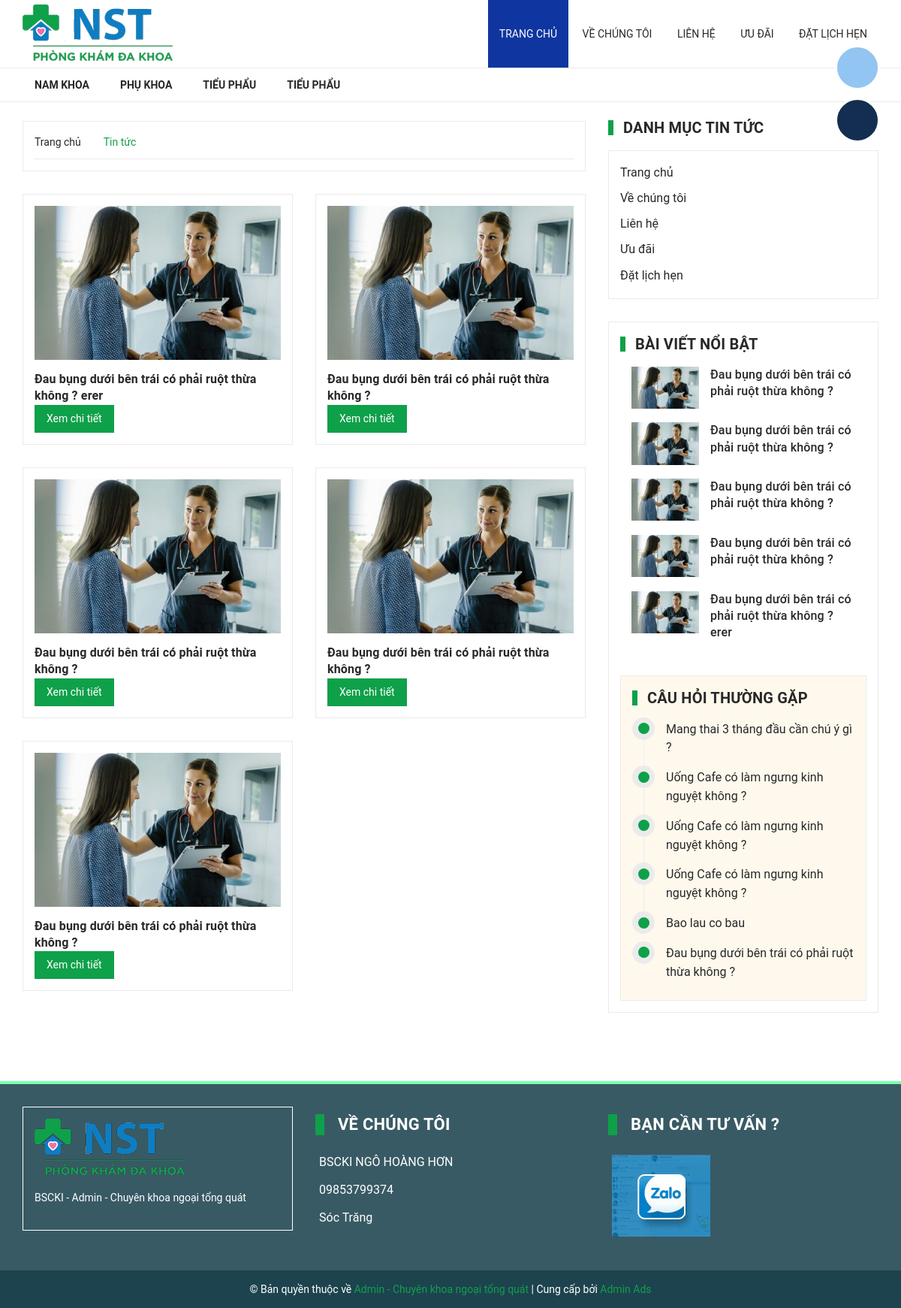
Page /index.php/welcome/news on the committed database.
### tables this page shows
CREATE TABLE IF NOT EXISTS `tbl_menu` (
  `id` int(10) NOT NULL AUTO_INCREMENT,
  `title` varchar(100) NOT NULL,
  `parent` int(10) NOT NULL,
  `level` int(10) NOT NULL,
  PRIMARY KEY (`id`)
);

CREATE TABLE IF NOT EXISTS `tbl_news` (
  `id` int(10) NOT NULL AUTO_INCREMENT,
  `title` varchar(300) NOT NULL,
  `img` varchar(300) NOT NULL,
  `content` text NOT NULL,
  `date` varchar(50) NOT NULL,
  `view` int(10) NOT NULL,
  PRIMARY KEY (`id`)
);

CREATE TABLE IF NOT EXISTS `tbl_quession` (
  `id` int(10) NOT NULL AUTO_INCREMENT,
  `title` varchar(200) NOT NULL,
  `content` text NOT NULL,
  `img` varchar(300) NOT NULL,
  `view` int(10) NOT NULL,
  PRIMARY KEY (`id`)
);

CREATE TABLE IF NOT EXISTS `tbl_info` (
  `id` int(10) NOT NULL AUTO_INCREMENT,
  `name` varchar(200) NOT NULL,
  `address` varchar(200) NOT NULL,
  `phone` varchar(50) NOT NULL,
  `facebook` varchar(500) NOT NULL,
  `map` text NOT NULL,
  PRIMARY KEY (`id`)
);

### application/controllers/Welcome.php (called while the page is built, shortened)
<?php
class Welcome extends CI_Controller {
	public $title="BSCKI NGÔ HOÀNG HƠN - Chuyên khoa ngoại tổng quát";
	public function __construct(){
		$this->load->model('phongkham');
	}
	public function news(){
		$data['title']="Tin tức - ".$this->title;
		$data['data']=$this->phongkham->get_news();
		$data['pview']="frontend/news";
		$this->load->view('layout',$data);
	}
}

### index.php (called while the page is built, shortened)
<?php
require_once BASEPATH.'core/CodeIgniter.php';

### application/models/Phongkham.php (called while the page is built, shortened)
<?php
class Phongkham extends CI_Model {
	public function getdata($tbl){
		$db=$this->db->get($tbl);
		return $db->result_array();
	}
	public function get_menu($where){
		$this->db->where($where);
		$db=$this->db->get("tbl_menu");
		return $db->result_array();
	}
	public function get_news_view_more(){
		$this->db->limit(5,0);
		$this->db->order_by('view','desc');
		$db=$this->db->get("tbl_news");
		return $db->result_array();
	}
	public function get_quession(){
		$this->db->limit(10,0);
		$this->db->order_by('view','desc');
		$db=$this->db->get("tbl_quession");
		return $db->result_array();
	}
	public function get_news(){
		$this->db->order_by("id","desc");
		$db=$this->db->get("tbl_news");
		return $db->result_array();
	}
}

### application/views/layout/vntoen.php (called while the page is built)
<?php
function vntoen($str){
                 $marTViet=array("à","á","ạ","ả","ã","â","ầ","ấ","ậ","ẩ","ẫ","ă","ằ","ắ","ặ","ẳ","ẵ",
                "è","é","ẹ","ẻ","ẽ","ê","ề","ế","ệ","ể","ễ",
                "ì","í","ị","ỉ","ĩ",
                "ò","ó","ọ","ỏ","õ","ô","ồ","ố","ộ","ổ","ỗ","ơ","ờ","ớ","ợ","ở","ỡ",
                "ù","ú","ụ","ủ","ũ","ư","ừ","ứ","ự","ử","ữ",
                "ỳ","ý","ỵ","ỷ","ỹ",
                "đ",
                "À","Á","Ạ","Ả","Ã","Â","Ầ","Ấ","Ậ","Ẩ","Ẫ","Ă"
                ,"Ằ","Ắ","Ặ","Ẳ","Ẵ",
                "È","É","Ẹ","Ẻ","Ẽ","Ê","Ề","Ế","Ệ","Ể","Ễ",
                "Ì","Í","Ị","Ỉ","Ĩ",
                "Ò","Ó","Ọ","Ỏ","Õ","Ô","Ồ","Ố","Ộ","Ổ","Ỗ","Ơ"
                ,"Ờ","Ớ","Ợ","Ở","Ỡ",
                "Ù","Ú","Ụ","Ủ","Ũ","Ư","Ừ","Ứ","Ự","Ử","Ữ",
                "Ỳ","Ý","Ỵ","Ỷ","Ỹ",
                "Đ"," ",".","&","(",")","+","%","'",":","?","%","+",",",";","{","}","|",'"','”','“');
                $marKoDau=array("a","a","a","a","a","a","a","a","a","a","a","a","a","a","a","a","a",
                "e","e","e","e","e","e","e","e","e","e","e",
                "i","i","i","i","i",
                "o","o","o","o","o","o","o","o","o","o","o","o","o","o","o","o","o",
                "u","u","u","u","u","u","u","u","u","u","u",
                "y","y","y","y","y",
                "d",
                "A","A","A","A","A","A","A","A","A","A","A","A"
                ,"A","A","A","A","A",
                "E","E","E","E","E","E","E","E","E","E","E",
                "I","I","I","I","I",
                "O","O","O","O","O","O","O","O","O","O","O","O"
                ,"O","O","O","O","O",
                "U","U","U","U","U","U","U","U","U","U","U",
                "Y","Y","Y","Y","Y",
                "D","-","-","-","-","-","-","-","-","-","-","-","-","-","-","-","-",'','','');
                $str=str_replace($marTViet,$marKoDau,trim($str));
                return strtolower($str);
    }
 ?>

### application/views/frontend/news.php (the view)
<div class="container" itemscope itemtype="https://schema.org/Blog">
	<div class="wrap_background_aside margin-bottom-40 section">
		<div class="row">
			<div class="content_all f-left w_100 margin-top-15">
				<div class="right-content margin-bottom-fix margin-bottom-50-article col-lg-8 col-md-8 col-sm-12 col-xs-12">
					<div class="breadcrumb_background">
						<section class="bread-crumb">
	<div class="containers">
		<div class="row">
			<div class="col-xs-12 a-center">
				<ul class="breadcrumb" itemscope itemtype="">
					<li class="home">
						<a itemprop="url" href="<?php echo base_url(); ?>" ><span itemprop="title">Trang chủ</span></a>
						<span class="mr_lr">&nbsp;<i class="fa fa-angle-right"></i>&nbsp;</span>
					</li>
					<li><strong ><span itemprop="title"> Tin tức</span></strong></li>
				</ul>
			</div>
		</div>
	</div>
</section>
</div>
<div class="list-blogs blog-main row">
	<?php foreach ($data as $data) {
	$urlpost=base_url()."tin-tuc/".vntoen($data['title'])."-".$data['id'].".html";
	?>
	<div class="myblog col-lg-6 col-md-6 col-sm-6 col-xs-12">
		<div class="itemblg large">
			<a class="image-blog-left" href="<?php echo $urlpost; ?>" title="<?php echo $data['title']; ?>">
				<img src="<?php echo base_url(); ?>public/images/<?php echo $data['img']; ?>" data-lazyload="<?php echo base_url(); ?>public/images/<?php echo $data['img']; ?>" title="<?php echo $data['title']; ?>" alt="<?php echo $data['title']; ?>">
			</a>
			<div class="content_blog">
				<h3>
					<a href="<?php echo $urlpost; ?>" title="<?php echo $data['title']; ?>"><?php echo $data['title']; ?></a>
				</h3>
				<a class="more" href="<?php echo $urlpost; ?>" title="Xem chi tiết">Xem chi tiết</a>
			</div>
		</div>
	</div>
<?php } ?>
</div>
</div>
				<aside class="left left-content col-md-4 col-lg-4 col-sm-12 col-xs-12">
<aside class="aside-item sidebar-category collection-category margin-bottom-0 margin-top-15">
	<div class="title_h2">
		<h2>
			<span>Danh mục tin tức</span>
		</h2>
	</div>
	<div class="aside-content margin-top-15">
		<nav class="nav-category navbar-toggleable-md">
			<ul class="nav navbar-pills">
				<li class="nav-item lv1">
					<a class="nav-link" href="<?php echo base_url(); ?>">Trang chủ
					</a>
				</li>
				<li class="nav-item lv1">
					<a class="nav-link" href="<?php echo base_url(); ?>ve-chung-toi.htm">Về chúng tôi
					</a>
				</li>
				<li class="nav-item lv1">
					<a class="nav-link" href="<?php echo base_url(); ?>lien-he.htm">Liên hệ
					</a>
				</li>
				<li class="nav-item lv1">
					<a class="nav-link" href="<?php echo base_url(); ?>uu-dai.htm">Ưu đãi
					</a>
				</li>
				<li class="nav-item lv1">
					<a class="nav-link" href="<?php echo base_url(); ?>dat-lich-hen.htm">Đặt lịch hẹn
					</a>
				</li>
			</ul>
		</nav>
	</div>
</aside>
<div class="section_blogloop_related section">
	<div class="containers">
		<div class="title_h2">
			<h2>
				<a href="tin-tuc" title="Bài viết nổi bật">Bài viết nổi bật</a>
			</h2>
		</div>
		<div class="row">
			<div class="col-lg-12 col-md-12 col-sm-12 col-xs-12">
					<div class="col-lg-12 col-md-12 col-sm-12 col-xs-12">
			<?php foreach ($this->phongkham->get_news_view_more() as $vm) {
				$url_vm=base_url()."tin-tuc/".vntoen($vm['title'])."-".$vm['id'].".html";
		    ?>
				<div class="itemblg medium">
					<a class="image-blog-left" href="<?php echo $url_vm; ?>">
						<img src="<?php echo base_url(); ?>public/images/<?php echo $vm['img']; ?>" title="" alt="">
					</a>
					<div class="content_blog">
						<h3>
							<a href="<?php echo $url_vm; ?>" title=""><?php echo $vm['title']; ?></a>
						</h3>
					</div>
				</div>
            <?php } ?>
			</div>
		</div>
	</div>
</div>
<?php $this->load->view('layout/quesstion') ?>
	</aside>
			</div>
		</div>
	</div>
</div>

### application/views/layout/header.php (shortened to what this page needs)
<header class="header">
	<div class="mid-header wid_100">
		<div class="container">
			<div class="row">
				<div class="content_header">
					<div class="header-main">
						<div class="col-lg-3 col-md-3">
							<div class="logo">
								<a href="<?php echo base_url(); ?>" class="logo-wrapper ">
									<img src="<?php echo base_url(); ?>public/img/logo.png" alt="">
								</a>
							</div>
						</div>
						<div class="col-lg-9 col-md-9 colsm_custome hidden-sm hidden-xs">
							<ul class="menunav">
								<li class="nav-item active">
									<a class="a-img" href="<?php echo base_url();?>"><span>Trang chủ</span></a>
								</li>
								<li class="nav-item ">
									<a class="a-img" href="<?php echo base_url();?>ve-chung-toi.htm"><span>Về chúng tôi</span></a>
								</li>
								<li class="nav-item ">
									<a class="a-img" href="<?php echo base_url();?>lien-he.htm"><span>Liên hệ</span></a>
								</li>
								<li class="nav-item ">
									<a class="a-img" href="<?php echo base_url();?>uu-dai.htm"><span>Ưu đãi</span></a>
								</li>
								<li class="nav-item ">
									<a class="a-img" href="<?php echo base_url();?>dat-lich-hen.htm"><span>Đặt lịch hẹn</span></a>
								</li>
							</ul>
						</div>
					</div>
				</div>
			</div>
		</div>
	</div>
	<div class="wrap_main hidden-xs hidden-sm">
	<div class="container">
		<div class="row">
			<div class="col-lg-12 col-md-12 col-sm-12 col-xs-12 relative">
				<div class="bg-header-nav hidden-xs hidden-sm">
					<div class= "row row-noGutter-2">
						<nav class="header-nav">
<ul class="item_big">
<?php foreach ($this->phongkham->get_menu(array('level'=>1)) as $menu) {
	$url_menu=base_url().vntoen($menu['title'])."-".$menu['id'].".htm";
?>
<li class="nav-item  has-mega"><a class="a-img " href="<?php echo $url_menu; ?>"><span><?php echo $menu['title']; ?></span><i class="fa fa-angle-down"></i></a>
</li>
<?php } ?>
</ul>
</nav>
</div>
					</div>
				</div>
			</div>
		</div>
	</div>
</header>

### application/views/layout/quesstion.php
<section class="section_question_blog">
	<div class="containers">
		<div class="title_h2">
			<h2>
				<a href="<?php echo base_url(); ?>cau-hoi-thuong-gap.htm" title="Câu hỏi thường gặp">Câu hỏi thường gặp</a>
			</h2>
		</div>
		<div class="section">
			<ul>
			<?php foreach ($this->phongkham->get_quession() as $quess) {
				$url_quess=base_url()."cau-hoi-thuong-gap/".vntoen($quess['title'])."-".$quess['id'];
		   ?>
				<li class="itemblg medium">
					<a href="<?php echo $url_quess; ?>" title="<?php echo $quess['title']; ?>"><?php echo $quess['title']; ?></a>
				</li>
			<?php } ?>
			</ul>
		</div>
	</div>
</section>

### application/views/layout/footer.php (shortened to what this page needs)
<footer class="footer">
	<div class="container">
		<div class="row">
			<div class="col-xs-12 col-sm-6 col-md-4 col-lg-4 colitem">
				<div class="info">
					<div class="logos">
						<a href="<?php echo base_url(); ?>" class="logo-wrapper ">
							<img src="<?php echo base_url(); ?>public/img/logo.png" alt="">
						</a>
					</div>
					<p>
					BSCKI - Admin - Chuyên khoa ngoại tổng quát
					</p>
				</div>
			</div>
			<div class="col-xs-12 col-sm-6 col-md-4 col-lg-4 colitem">
				<div class="widget-ft">
					<h4 class="title-menu">
						<a role="button" class="collapsed">
							Về chúng tôi
						</a>
					</h4>
					<ul class="linkaddess">
					<?php foreach ($this->phongkham->getdata("tbl_info") as $info) ?>
						<li>
							<span><?php echo $info['name']; ?></span>
						</li>
						<li>
							<a href="tel:<?php echo $info['phone']; ?>"><?php echo $info['phone']; ?>
							</a>
						</li>
						<li>
							<span><?php echo $info['address']; ?></span>
						</li>
					</ul>
				</div>
			</div>
			<div class="col-xs-12 col-sm-6 col-md-4 col-lg-4 colitem">
				<div class="widget-ft">
					<h4 class="title-menu">
						<a role="button" class="collapsed" >
							Bạn cần tư vấn ?
						</a>
					</h4>
					<ul class="supports">
						<li><a href="https://zalo.me/<?php echo $info['phone']; ?>" title="Chat ngay với Zalo"><img src="<?php echo base_url(); ?>public/img/zalo.jpg" alt="Zalo"/></a></li>
					</ul>
				</div>
			</div>
		</div>
	</div>
	<div class="bg-footer-bottom copyright clearfix">
		<div class="container">
			<div class="inner clearfix">
				<div class="row tablet">
					<div id="copyright" class="col-lg-12 col-md-12 col-sm-12 col-xs-12 a-center fot_copyright">
						<span class="wsp">
							<span class="mobile">© Bản quyền thuộc về <b><a href="/" title="NST Web" target="_blank">Admin - Chuyên khoa ngoại tổng quát</a></b>
								<span class="hidden-xs"> | </span>
							</span>
							<span class="opacity1">Cung cấp bởi</span>
							<a href="https://www.facebook.com/" rel="nofollow" title="Sapo" target="_blank">Admin Ads</a>
						</span>
					</div>
				</div>
			</div>
		</div>
	</div>
</footer>

### rows in the picture
tbl_menu: title "NAM KHOA"
tbl_menu: title "PHỤ KHOA"
tbl_menu: title "TIỂU PHẨU"
tbl_menu: title "TIỂU PHẨU"
tbl_news: img (picture), title "Đau bụng dưới bên trái có phải ruột thừa không ? erer"
tbl_news: img (picture), title "Đau bụng dưới bên trái có phải ruột thừa không ?"
tbl_news: img (picture), title "Đau bụng dưới bên trái có phải ruột thừa không ?"
tbl_news: img (picture), title "Đau bụng dưới bên trái có phải ruột thừa không ?"
tbl_news: img (picture), title "Đau bụng dưới bên trái có phải ruột thừa không ?"
tbl_quession: title "Mang thai 3 tháng đầu cần chú ý gì ?"
tbl_quession: title "Uống Cafe có làm ngưng kinh nguyệt không ?"
tbl_quession: title "Uống Cafe có làm ngưng kinh nguyệt không ?"
tbl_quession: title "Uống Cafe có làm ngưng kinh nguyệt không ?"
tbl_quession: title "Bao lau co bau"
tbl_quession: title "Đau bụng dưới bên trái có phải ruột thừa không ?"
tbl_info: name "BSCKI NGÔ HOÀNG HƠN", phone "09853799374", address "Sóc Trăng"
